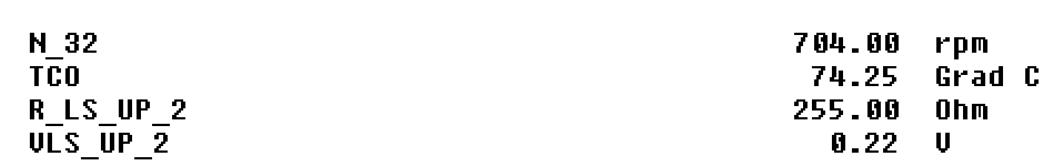
#> input picture _snippets/tesseract/sensor.png, 1064 x 164 px; the run also reads 1 picture not shown here
$ jupyter execute notebook.ipynb
#> lines starting #> are read from the running program, lines starting #| are printed output that depends on the picture
[cell 1]
from matplotlib import pyplot as plt
import cv2
import pytesseract

[cell 2]
def show_img_notebook(fname_or_image, gray = False):
#> called with fname_or_image = 'sensor.png', gray = False
    img = cv2.imread(fname) if isinstance(fname_or_image, str) else fname_or_image
#> img is the input picture: shape (164, 1064, 3); min 0, max 255, mean 244
    if gray:
        img = cv2.cvtColor(img, cv2.COLOR_BGR2RGB)
    plt.imshow(img, cmap='gray', vmin = 0, vmax = 255)
    plt.title(fname)
    plt.show()


def parse_image(fname_or_image):
    img = cv2.imread(fname) if isinstance(fname_or_image, str) else fname_or_image
    custom_config = r'--oem 3 --psm 6'
    s = pytesseract.image_to_string(img, config=custom_config)
    print(s)

[cell 3]
fname = 'sensor.png'
show_img_notebook(fname)
parse_image(fname)
#> (the call stopped at in parse_image, `s = pytesseract.image_to_string(img, config=custom_config)`: pytesseract is not available in this run)

# confuses slashed 0 with 6 and 8
# known problem https://stackoverflow.com/questions/53090447/tesseract-ocr-confuses-slashed-0-as-8

[cell 4]
# create example of slashed 0 and manually edit "0fixed.png" with clean 0
img = cv2.imread('sensor.png')
print(img.shape)  # Print image shape
#| (164, 1064, 3)
cropped_image = img[31:55, 812:829]
#cv2.imshow("cropped", cropped_image)
_ = cv2.imwrite('0slashed_example.png', cropped_image)

[cell 5]
THRESHOLD = 0.9

def get_grayscale(image):
    return cv2.cvtColor(image, cv2.COLOR_RGB2GRAY)


def close_enough(img, p1, p2):  # check if (x,y) is close enough to (xx,yy) to fit in img
    h, w = img.shape
    x1, y1, _ = p1
    x2, y2, _ = p2
    if abs(x1 - x2) < w/2 and abs(y1 - y2) < h/2:
        return True
    return False

def fix_zero(fname):
    """ correlation hack, works for known size of chars """
    img = get_grayscale(cv2.imread(fname))
    t = get_grayscale(cv2.imread('0slashed_example.png'))
    f = get_grayscale(cv2.imread('0fixed.png'))
    matches = cv2.matchTemplate(img, t, cv2.TM_CCOEFF_NORMED)
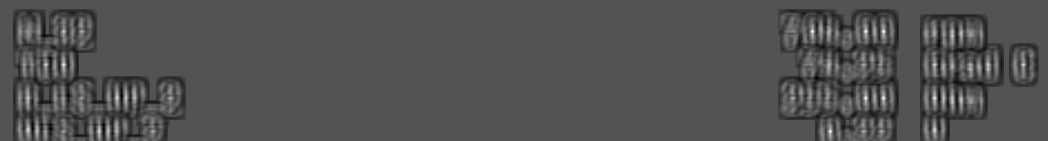
#> matches: shape (141, 1048) float32; min -0.483, max 1, mean -0.00595; drawn with min black and max white
    sorted_matches = sorted([(x,y,matches[y][x]) for x in range(len(matches[0])) for y in range(len(matches))], key=lambda v: v[2], reverse=True)
#> sorted_matches = 147768 items
    sorted_matches = list(filter(lambda v: v[2]>THRESHOLD, sorted_matches))
#> sorted_matches = [(812, 31, 1), (883, 31, 0.997), (830, 131, 0.981), (883, 98, 0.969), (865, 31, 0.966), (865, 98, 0.939), (883, 97, 0.931), (865, 97, 0.902)]
    while sorted_matches:
        x, y, _ = sorted_matches[-1]
        h, w = f.shape
        img[y:y+h, x:x+w] = f
        print('replace', x, y)
        sorted_matches = [match for match in sorted_matches if not close_enough(t, (x, y, 0), match)]
#> this loop made 6 passes
#> (x, y) on passes 1, 2, 6: (865, 97), (883, 97), (812, 31)
#> (x, y, sorted_matches) on passes 3 to 5: (865, 31, [(812, 31, 1), (883, 31, 0.997), (830, 131, 0.981)]), (830, 131, [(812, 31, 1), (883, 31, 0.997)]), (883, 31, [(812, 31, 1)])
#| replace 865 97
#| replace 883 97
#| replace 865 31
#| replace 830 131
#| replace 883 31
#| replace 812 31
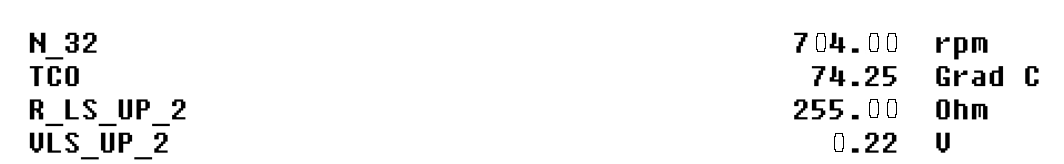
#> img: shape (164, 1064); min 0, max 255, mean 245.2
#> after the loop, sorted_matches = []
    return img

[cell 6]
img = fix_zero('sensor.png')
show_img_notebook(img)
parse_image(img)
#> (the call stopped at in parse_image, `s = pytesseract.image_to_string(img, config=custom_config)`: pytesseract is not available in this run)

# fixed!

[cell 7]
img = fix_zero('sensor2.png')
#> call 2 of fix_zero, with fname = 'sensor2.png'
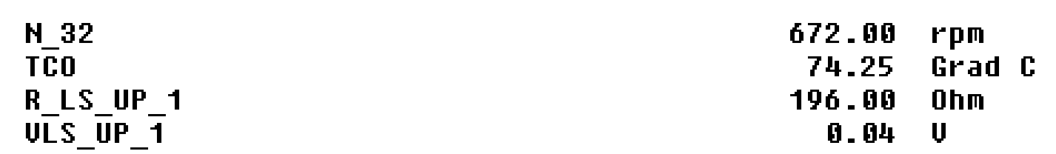
#> input picture _snippets/tesseract/sensor2.png, 1056 x 154 px
#> in fix_zero (call 2), `matches = cv2.matchTemplate(img, t, cv2.TM_CCOEFF_NORMED)`:
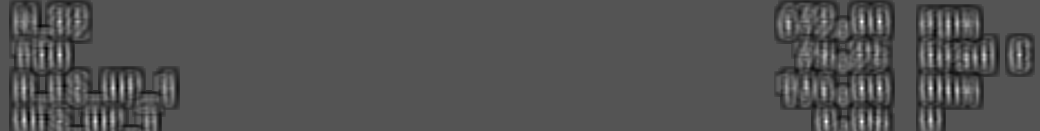
#> matches: shape (131, 1040) float32; min -0.489, max 0.991, mean -0.00639; drawn with min black and max white
#> in fix_zero (call 2), `sorted_matches = sorted([(x,y,matches[y][x]) for x in range(len(matche..`: sorted_matches = 136240 items
#> in fix_zero (call 2), `sorted_matches = list(filter(lambda v: v[2]>THRESHOLD, sorted_matches))`: sorted_matches = [(879, 88, 0.991), (879, 21, 0.988), (826, 121, 0.977), (861, 121, 0.962), (861, 88, 0.96), (861, 21, 0.958)]
#> the loop in fix_zero (call 2), `while sorted_matches:` made 6 passes
#> (x, y) on passes 1, 2, 6: (861, 21), (861, 88), (879, 88)
#> (x, y, sorted_matches) on passes 3 to 5: (861, 121, [(879, 88, 0.991), (879, 21, 0.988), (826, 121, 0.977)]), (826, 121, [(879, 88, 0.991), (879, 21, 0.988)]), (879, 21, [(879, 88, 0.991)])
#| replace 861 21
#| replace 861 88
#| replace 861 121
#| replace 826 121
#| replace 879 21
#| replace 879 88
#> after the loop in fix_zero (call 2), `while sorted_matches:`:
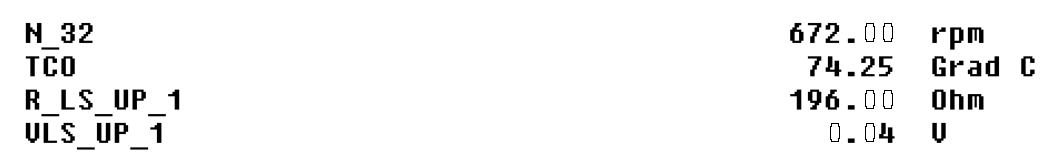
#> img: shape (154, 1056); min 0, max 255, mean 244.5
#> after the loop in fix_zero (call 2), `while sorted_matches:`: sorted_matches = []
show_img_notebook(img)
parse_image(img)
#> (the call stopped at in parse_image, `s = pytesseract.image_to_string(img, config=custom_config)`: pytesseract is not available in this run)
